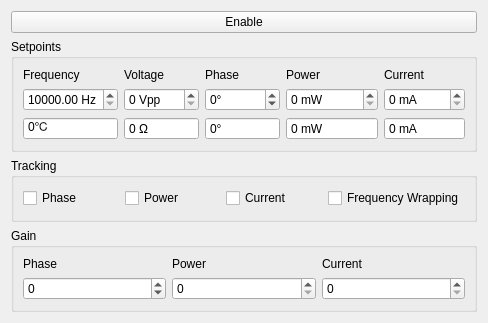
<?xml version="1.0" encoding="UTF-8"?>
<ui version="4.0">
 <class>PDUS210</class>
 <widget class="QWidget" name="PDUS210">
  <property name="geometry">
   <rect>
    <x>0</x>
    <y>0</y>
    <width>488</width>
    <height>323</height>
   </rect>
  </property>
  <property name="windowTitle">
   <string>PDUS210</string>
  </property>
  <layout class="QVBoxLayout" name="verticalLayout">
   <item>
    <widget class="QPushButton" name="enable">
     <property name="text">
      <string>Enable</string>
     </property>
    </widget>
   </item>
   <item>
    <widget class="QGroupBox" name="groupSettings">
     <property name="title">
      <string>Setpoints</string>
     </property>
     <layout class="QGridLayout" name="gridLayout">
      <item row="0" column="0">
       <widget class="QLabel" name="labelFrequency">
        <property name="text">
         <string>Frequency</string>
        </property>
       </widget>
      </item>
      <item row="0" column="1">
       <widget class="QLabel" name="labelTargetVoltage">
        <property name="text">
         <string>Voltage</string>
        </property>
       </widget>
      </item>
      <item row="0" column="2">
       <widget class="QLabel" name="labelTargetPhase">
        <property name="text">
         <string>Phase</string>
        </property>
       </widget>
      </item>
      <item row="0" column="3">
       <widget class="QLabel" name="labelTargetPower">
        <property name="text">
         <string>Power</string>
        </property>
       </widget>
      </item>
      <item row="0" column="4">
       <widget class="QLabel" name="labelTargetCurrent">
        <property name="text">
         <string>Current</string>
        </property>
       </widget>
      </item>
      <item row="1" column="0">
       <widget class="QDoubleSpinBox" name="frequency">
        <property name="suffix">
         <string> Hz</string>
        </property>
        <property name="minimum">
         <double>10000.000000000000000</double>
        </property>
        <property name="maximum">
         <double>50000.000000000000000</double>
        </property>
       </widget>
      </item>
      <item row="1" column="1">
       <widget class="QSpinBox" name="targetVoltage">
        <property name="suffix">
         <string> Vpp</string>
        </property>
        <property name="maximum">
         <number>120</number>
        </property>
       </widget>
      </item>
      <item row="1" column="2">
       <widget class="QSpinBox" name="targetPhase">
        <property name="suffix">
         <string>°</string>
        </property>
        <property name="minimum">
         <number>-180</number>
        </property>
        <property name="maximum">
         <number>180</number>
        </property>
       </widget>
      </item>
      <item row="1" column="3">
       <widget class="QSpinBox" name="targetPower">
        <property name="suffix">
         <string> mW</string>
        </property>
        <property name="maximum">
         <number>210000</number>
        </property>
       </widget>
      </item>
      <item row="1" column="4">
       <widget class="QSpinBox" name="targetCurrent">
        <property name="suffix">
         <string> mA</string>
        </property>
        <property name="maximum">
         <number>20000</number>
        </property>
       </widget>
      </item>
      <item row="2" column="0">
       <widget class="QSpinBox" name="spinBox">
        <property name="readOnly">
         <bool>true</bool>
        </property>
        <property name="buttonSymbols">
         <enum>QAbstractSpinBox::NoButtons</enum>
        </property>
        <property name="suffix">
         <string>℃</string>
        </property>
       </widget>
      </item>
      <item row="2" column="1">
       <widget class="QSpinBox" name="impedance">
        <property name="readOnly">
         <bool>true</bool>
        </property>
        <property name="buttonSymbols">
         <enum>QAbstractSpinBox::NoButtons</enum>
        </property>
        <property name="suffix">
         <string> Ω</string>
        </property>
        <property name="maximum">
         <number>1000</number>
        </property>
       </widget>
      </item>
      <item row="2" column="2">
       <widget class="QSpinBox" name="phase">
        <property name="readOnly">
         <bool>true</bool>
        </property>
        <property name="buttonSymbols">
         <enum>QAbstractSpinBox::NoButtons</enum>
        </property>
        <property name="suffix">
         <string>°</string>
        </property>
        <property name="minimum">
         <number>-180</number>
        </property>
        <property name="maximum">
         <number>180</number>
        </property>
       </widget>
      </item>
      <item row="2" column="3">
       <widget class="QSpinBox" name="amplifierPower">
        <property name="readOnly">
         <bool>true</bool>
        </property>
        <property name="buttonSymbols">
         <enum>QAbstractSpinBox::NoButtons</enum>
        </property>
        <property name="suffix">
         <string> mW</string>
        </property>
        <property name="maximum">
         <number>210000</number>
        </property>
       </widget>
      </item>
      <item row="2" column="4">
       <widget class="QSpinBox" name="current">
        <property name="readOnly">
         <bool>true</bool>
        </property>
        <property name="buttonSymbols">
         <enum>QAbstractSpinBox::NoButtons</enum>
        </property>
        <property name="suffix">
         <string> mA</string>
        </property>
        <property name="minimum">
         <number>0</number>
        </property>
        <property name="maximum">
         <number>20000</number>
        </property>
        <property name="value">
         <number>0</number>
        </property>
       </widget>
      </item>
     </layout>
    </widget>
   </item>
   <item>
    <widget class="QGroupBox" name="groupTracking">
     <property name="title">
      <string>Tracking</string>
     </property>
     <layout class="QHBoxLayout" name="horizontalLayout">
      <item>
       <widget class="QCheckBox" name="phaseTracking">
        <property name="text">
         <string>Phase</string>
        </property>
        <property name="autoExclusive">
         <bool>false</bool>
        </property>
       </widget>
      </item>
      <item>
       <widget class="QCheckBox" name="powerTracking">
        <property name="text">
         <string>Power</string>
        </property>
        <property name="autoExclusive">
         <bool>false</bool>
        </property>
       </widget>
      </item>
      <item>
       <widget class="QCheckBox" name="currentTracking">
        <property name="text">
         <string>Current</string>
        </property>
        <property name="autoExclusive">
         <bool>false</bool>
        </property>
       </widget>
      </item>
      <item>
       <widget class="QCheckBox" name="frequencyWrapping">
        <property name="text">
         <string>Frequency Wrapping</string>
        </property>
       </widget>
      </item>
     </layout>
    </widget>
   </item>
   <item>
    <widget class="QGroupBox" name="groupGain">
     <property name="title">
      <string>Gain</string>
     </property>
     <layout class="QGridLayout" name="gridLayout_2">
      <item row="0" column="0">
       <widget class="QLabel" name="labelPhaseGain">
        <property name="text">
         <string>Phase</string>
        </property>
       </widget>
      </item>
      <item row="0" column="1">
       <widget class="QLabel" name="labelPowerGain">
        <property name="text">
         <string>Power</string>
        </property>
       </widget>
      </item>
      <item row="0" column="2">
       <widget class="QLabel" name="labelCurrentGain">
        <property name="text">
         <string>Current</string>
        </property>
       </widget>
      </item>
      <item row="1" column="0">
       <widget class="QSpinBox" name="phaseGain">
        <property name="minimum">
         <number>-100000</number>
        </property>
        <property name="maximum">
         <number>100000</number>
        </property>
       </widget>
      </item>
      <item row="1" column="1">
       <widget class="QSpinBox" name="powerGain">
        <property name="maximum">
         <number>100000</number>
        </property>
       </widget>
      </item>
      <item row="1" column="2">
       <widget class="QSpinBox" name="currentGain"/>
      </item>
     </layout>
    </widget>
   </item>
  </layout>
 </widget>
 <resources/>
 <connections>
  <connection>
   <sender>powerTracking</sender>
   <signal>toggled(bool)</signal>
   <receiver>frequencyWrapping</receiver>
   <slot>setDisabled(bool)</slot>
   <hints>
    <hint type="sourcelabel">
     <x>126</x>
     <y>199</y>
    </hint>
    <hint type="destinationlabel">
     <x>305</x>
     <y>199</y>
    </hint>
   </hints>
  </connection>
  <connection>
   <sender>currentTracking</sender>
   <signal>toggled(bool)</signal>
   <receiver>frequencyWrapping</receiver>
   <slot>setDisabled(bool)</slot>
   <hints>
    <hint type="sourcelabel">
     <x>194</x>
     <y>199</y>
    </hint>
    <hint type="destinationlabel">
     <x>305</x>
     <y>199</y>
    </hint>
   </hints>
  </connection>
  <connection>
   <sender>phaseTracking</sender>
   <signal>toggled(bool)</signal>
   <receiver>frequencyWrapping</receiver>
   <slot>setEnabled(bool)</slot>
   <hints>
    <hint type="sourcelabel">
     <x>63</x>
     <y>199</y>
    </hint>
    <hint type="destinationlabel">
     <x>305</x>
     <y>199</y>
    </hint>
   </hints>
  </connection>
 </connections>
</ui>
